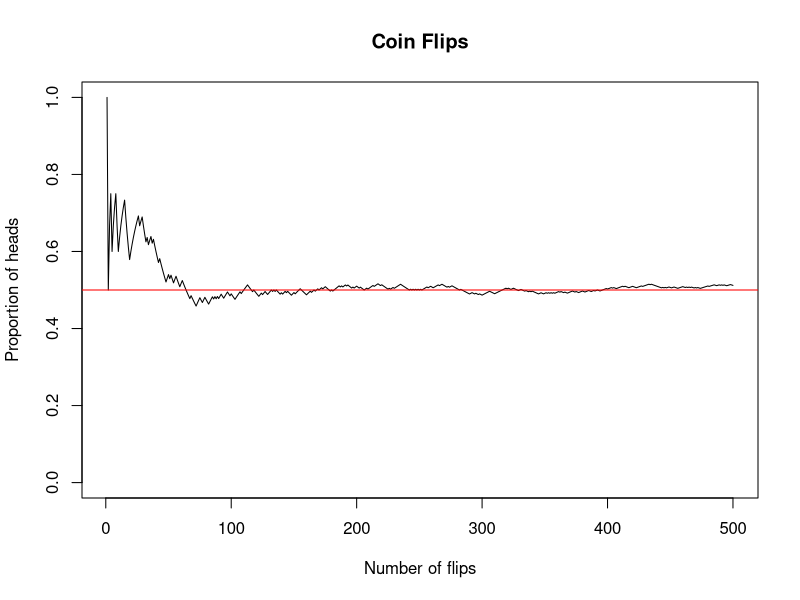
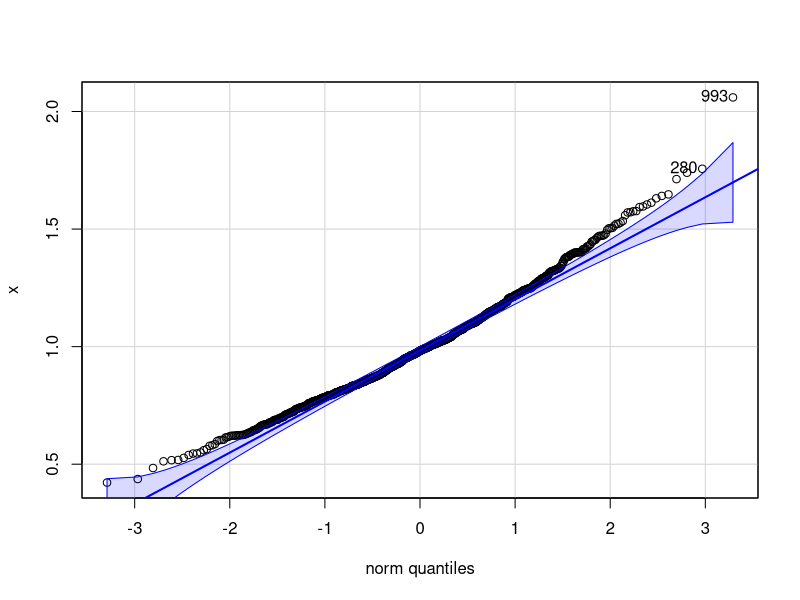
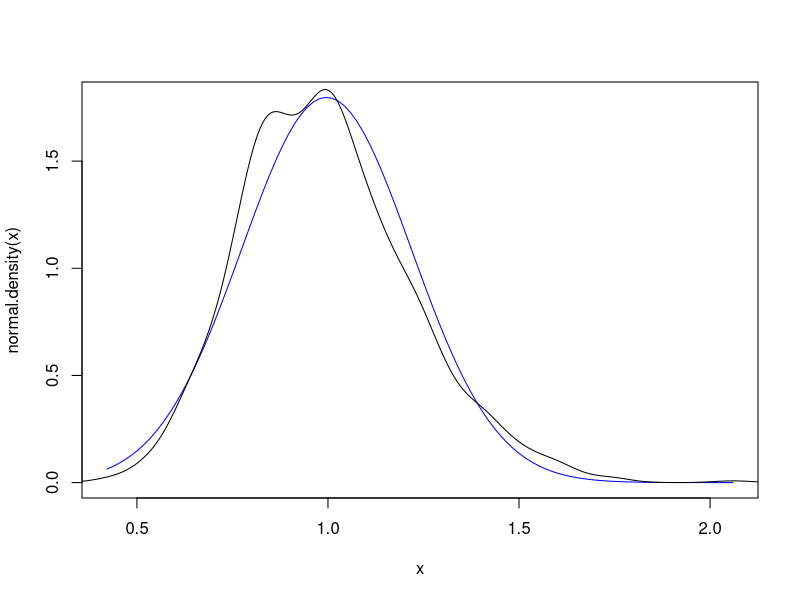

These figures' R source, in order:
## ---- chunk 1
#| output: false
library(tidyverse)
set.seed(1)
## ---- chunk 2
flips <- sample(c("heads", "tails"), size = 500, replace = TRUE)

plot(cumsum(flips == "heads") / (1:length(flips)), 
     type = "l",
     ylim = c(0,1),  
     main = "Coin Flips", 
     xlab = "Number of flips",
     ylab = "Proportion of heads")

abline(h = 0.5, col = "red")
## ---- chunk 3
nsims <- 1000
n <- 20

x <- map_dbl(1:nsims, ~ mean(runif(n, 0, 1)))

x <- map_dbl(1:nsims, ~ mean(rexp(n, 1)))

# qqnorm(x); qqline(x)

car::qqPlot(x)

normal.density <- function(t) dnorm(t, mean(x), sqrt(var(x)))

curve(normal.density, col = "blue", xlim = c(min(x), max(x)))

lines(density(x))
